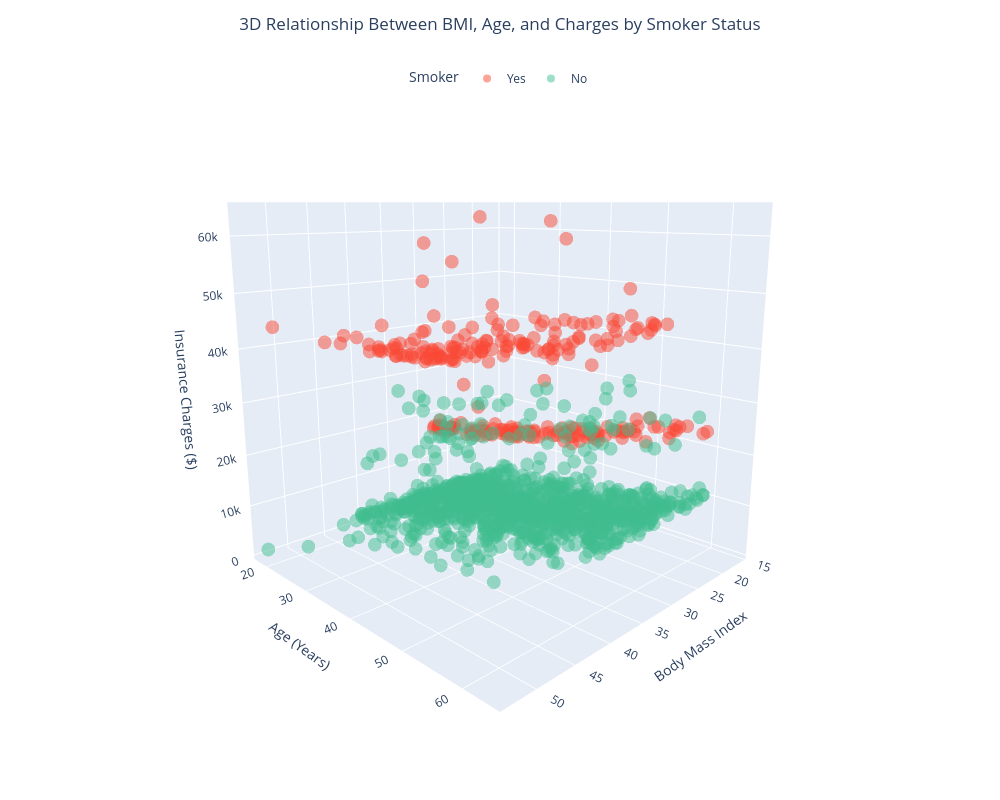

Notebook source saved alongside this figure:
### Markdown cell above
View the exported png [here](../charts/charges_vs_bmi_and_age_scatter.png)

The first scatter chart above deonstrates that a higher BMI for smokers has a dramatic impact on the charges, where as non-smokers it has much less of an effect.

The second chart shows that age has a gradual increase in charges that is generally consistent for both smoker and non-smokers.

---

## 3D look at BMI, Age and Charges

Create a 3D interactive scatter chart that shows BMI, Age and Charges with colour for the smokers

### Code cell
# Create a 3D scatter plot using Plotly Express
fig = px.scatter_3d(
    insurance,
    x="BMI", y="Age", z="Charges",
    color="Smoker",
    opacity=0.5,
    color_discrete_map={"Yes": "#FA4835", "No": "#40BD8F"},
)

fig.update_layout(
    # increase the default figure size
    width=1000, 
    height=800,

    # Set axis titles
    scene=dict(
        xaxis_title='Body Mass Index',
        yaxis_title='Age (Years)',
        zaxis_title='Insurance Charges ($)'
    ),

    # Add overall title and center it
    title=dict(
        text='3D Relationship Between BMI, Age, and Charges by Smoker Status',
        x=0.5, 
        xanchor='center'
    ),

    # Customise legend and position it below the title
    legend=dict(
        title='Smoker',
        orientation='h',  
        yanchor='bottom',
        y=0.95, 
        xanchor='center',
        x=0.5,
        bgcolor='rgba(0,0,0,0)', 
    ),

    # Adjust the default camera for a better initial view
    scene_camera=dict(
        eye=dict(x=1.5, y=1.5, z=0.5) 
    )
)

# Save figure as an image and an interactive html file and show
#fig.write_image('../charts/3d_scatter_bmi_age_charges.png')
#fig.write_html('../charts/3d_scatter_bmi_age_charges.html')
fig.show()

### Figure 1 — Plotly figure (JSON) as saved in the notebook; plotly's stock layout.template omitted (floating-point values rounded to 4 significant figures; data arrays with more than 128 entries replaced by an {"elided": "..."} marker saying what was removed)
{"data": [{"hovertemplate": "Smoker=Yes<br>BMI=%{x}<br>Age=%{y}<br>Charges=%{z}<extra></extra>", "legendgroup": "Yes", "marker": {"color": "#FA4835", "opacity": 0.5, "symbol": "circle"}, "mode": "markers", "name": "Yes", "scene": "scene", "showlegend": true, "type": "scatter3d", "x": {"elided": "274 float values"}, "y": {"elided": "274 int values"}, "z": {"elided": "274 float values"}}, {"hovertemplate": "Smoker=No<br>BMI=%{x}<br>Age=%{y}<br>Charges=%{z}<extra></extra>", "legendgroup": "No", "marker": {"color": "#40BD8F", "opacity": 0.5, "symbol": "circle"}, "mode": "markers", "name": "No", "scene": "scene", "showlegend": true, "type": "scatter3d", "x": {"elided": "1063 float values"}, "y": {"elided": "1063 int values"}, "z": {"elided": "1063 float values"}}], "layout": {"height": 800, "legend": {"bgcolor": "rgba(0,0,0,0)", "orientation": "h", "title": {"text": "Smoker"}, "tracegroupgap": 0, "x": 0.5, "xanchor": "center", "y": 0.95, "yanchor": "bottom"}, "margin": {"t": 60}, "scene": {"camera": {"eye": {"x": 1.5, "y": 1.5, "z": 0.5}}, "domain": {"x": [0, 1], "y": [0, 1]}, "xaxis": {"title": {"text": "Body Mass Index"}}, "yaxis": {"title": {"text": "Age (Years)"}}, "zaxis": {"title": {"text": "Insurance Charges ($)"}}}, "title": {"text": "3D Relationship Between BMI, Age, and Charges by Smoker Status", "x": 0.5, "xanchor": "center"}, "width": 1000}}
